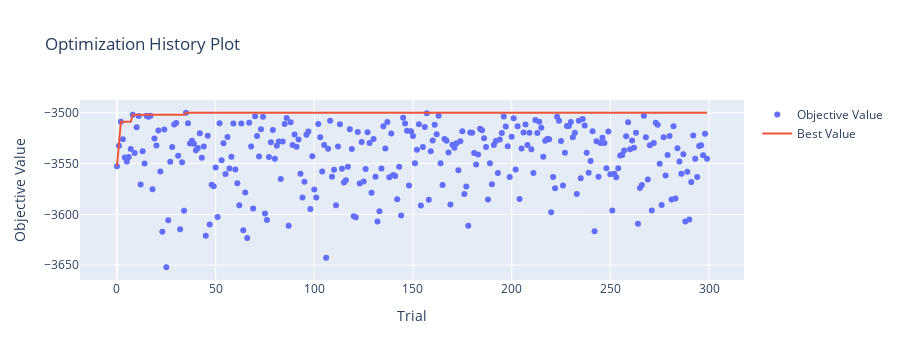

Notebook cell for this chart:
### Code cell
optuna.visualization.plot_optimization_history(study_rf_reg_rndsmp_hpr)

### Figure 1 — Plotly figure (JSON) as saved in the notebook; plotly's stock layout.template omitted (floating-point values rounded to 4 significant figures; data arrays with more than 128 entries replaced by an {"elided": "..."} marker saying what was removed)
{"data": [{"mode": "markers", "name": "Objective Value", "type": "scatter", "x": {"elided": "300 int values"}, "y": {"elided": "300 float values"}}, {"mode": "lines", "name": "Best Value", "type": "scatter", "x": {"elided": "300 int values"}, "y": {"elided": "300 float values"}}, {"marker": {"color": "#cccccc"}, "mode": "markers", "name": "Infeasible Trial", "showlegend": false, "type": "scatter", "x": [], "y": []}], "layout": {"autosize": true, "height": 360, "title": {"text": "Optimization History Plot"}, "xaxis": {"autorange": true, "range": [-18.2, 317.2], "title": {"text": "Trial"}, "type": "linear"}, "yaxis": {"autorange": true, "range": [-3665.0, -3487.0], "title": {"text": "Objective Value"}, "type": "linear"}}}
